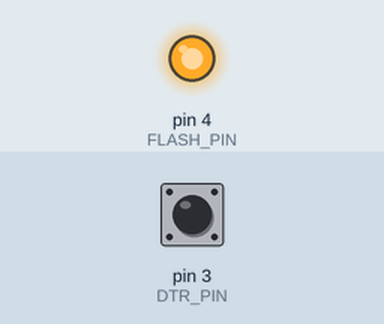
A sketch run on a simulated Arduino Uno, built with avr-gcc and run on an emulated ATmega328P. Parts: output pins drawn as LEDs (lit = HIGH). The test bench sets the inputs (shaded band); at power-on: pin 3 (DTR_PIN) HIGH. Pins used as bus, display or sensor lines are not drawn.

Above: at 1.2 s.
1.3 s: pin 3 (DTR_PIN) pulled LOW for 0.15 s
At 1.9 s:
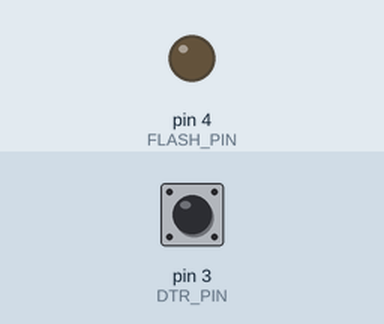
Timing chart, 0 to 4.3 s (numbered marks = the images above; inputs shaded):
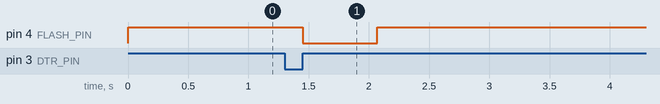

Measured:
- after the input at 1.3 s, pin 4 (FLASH_PIN): HIGH → LOW after 0.15 s, → HIGH 0.62 s later

The sketch:

_55-tiny85-dtr-control-esp8266.ino
```cpp
// esp8266
// 1) to auto reset and ground gpio0 when uploading.
// 2) to prevent DTR go to LOW while serial is opened.

#include <avr/interrupt.h>
#include <avr/sleep.h>

int DTR_PIN   = 3;
int RESET_PIN = 0;
int FLASH_PIN = 4;

unsigned long duration;

void setup()
{
  pinMode(DTR_PIN, INPUT_PULLUP);
  pinMode(RESET_PIN, OUTPUT);
  pinMode(FLASH_PIN, OUTPUT);
  digitalWrite(RESET_PIN, HIGH);
  digitalWrite(FLASH_PIN, HIGH);
}

void loop()
{
  duration = pulseIn(DTR_PIN, LOW, 1000000);
  if (duration > 10 ) {
    // reset
    digitalWrite(FLASH_PIN, LOW);
    delay(20);
    digitalWrite(RESET_PIN, LOW);
    delay(200);
    digitalWrite(RESET_PIN, HIGH);
    delay(400);
    digitalWrite(FLASH_PIN, HIGH);
  }
}
```
